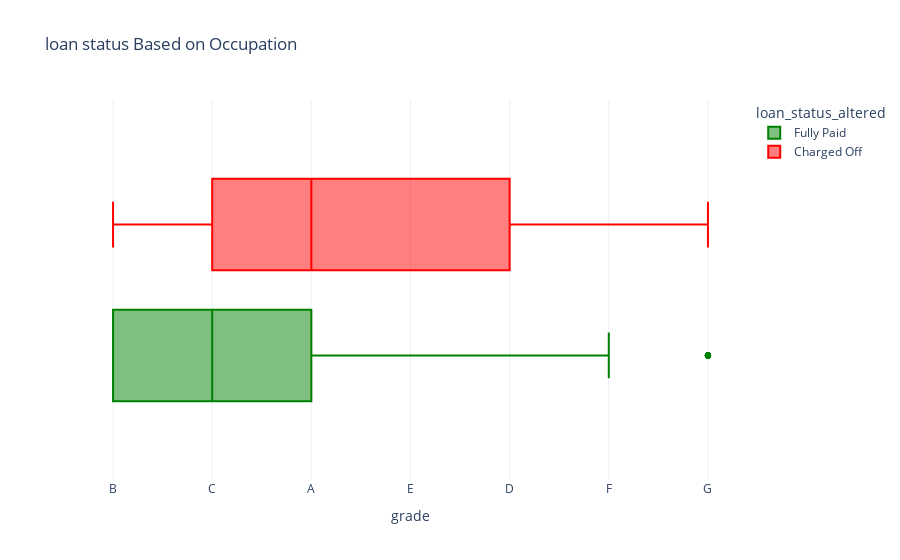

The code cell stored with this chart in its notebook:
### Code cell
fig = px.box(loan_stat_df, 
             x="grade",  
             color="loan_status_altered", 
             title="loan status Based on Occupation", 
             color_discrete_map={'Charged Off':'red',
                                 'Fully Paid':'green'})
fig.show()

### Figure 1 — Plotly figure (JSON) as saved in the notebook; plotly's stock layout.template omitted (floating-point values rounded to 4 significant figures; data arrays with more than 128 entries replaced by an {"elided": "..."} marker saying what was removed)
{"data": [{"alignmentgroup": "True", "hovertemplate": "loan_status_altered=Fully Paid<br>grade=%{x}<extra></extra>", "legendgroup": "Fully Paid", "marker": {"color": "green"}, "name": "Fully Paid", "notched": false, "offsetgroup": "Fully Paid", "orientation": "h", "showlegend": true, "type": "box", "x": {"elided": "36104 str values"}, "x0": " ", "xaxis": "x", "y0": " ", "yaxis": "y"}, {"alignmentgroup": "True", "hovertemplate": "loan_status_altered=Charged Off<br>grade=%{x}<extra></extra>", "legendgroup": "Charged Off", "marker": {"color": "red"}, "name": "Charged Off", "notched": false, "offsetgroup": "Charged Off", "orientation": "h", "showlegend": true, "type": "box", "x": {"elided": "6431 str values"}, "x0": " ", "xaxis": "x", "y0": " ", "yaxis": "y"}], "layout": {"boxmode": "group", "legend": {"title": {"text": "loan_status_altered"}, "tracegroupgap": 0}, "title": {"text": "loan status Based on Occupation"}, "xaxis": {"anchor": "y", "domain": [0, 1], "title": {"text": "grade"}}, "yaxis": {"anchor": "x", "domain": [0, 1]}}}
